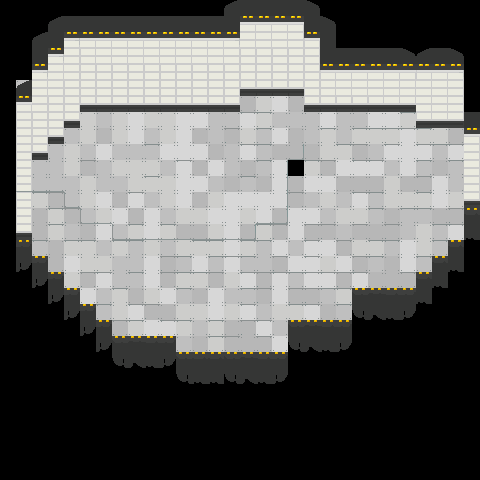

This game map was drawn from its Tiled (.tmx) file and the tilesets committed beside it. A one-line description and the trimmed map source follow:
An orthogonal 30x30 tile map with 16x16 px tiles, 4 tile layers (Suelo, Aire, Paredes, Decoracion), 3 tilesets and 4 objects (2x Left, 2x Spawner).

<map version="1.0" tiledversion="1.1.2" orientation="orthogonal" renderorder="right-down" width="30" height="30" tilewidth="16" tileheight="16" infinite="0" nextobjectid="17">
 <tileset firstgid="1" source="../../tileset/tileset16.tsx" />
 <tileset firstgid="65" source="../../tileset/LabProps.tsx" />
 <tileset firstgid="433" source="../../tileset/city.tsx" />
 <layer name="Suelo" width="30" height="30">
  <data>[900 cells, 397 non-empty, 12 distinct tile ids]</data>
 </layer>
 <layer name="Aire" width="30" height="30">
  <data>[900 cells, 60 non-empty, 9 distinct tile ids]</data>
 </layer>
 <layer name="Paredes" width="30" height="30">
  <data>[900 cells, 172 non-empty, 12 distinct tile ids]</data>
 </layer>
 <layer name="Decoracion" width="30" height="30">
  <data>[900 cells, 21 non-empty, 4 distinct tile ids]</data>
 </layer>
 <objectgroup name="Puertas">
  <object id="9" name="Left" x="16.5" y="159.5" width="16" height="160.5" />
 </objectgroup>
 <objectgroup name="Entradas">
  <object id="16" name="Left" gid="687" x="80" y="212" width="16" height="16" />
 </objectgroup>
 <objectgroup name="Spawners">
  <object id="14" name="Spawner" gid="672" x="222.5" y="171.5" width="16" height="16">
   <properties>
    <property name="Bomber" type="bool" value="true" />
    <property name="Charger" type="bool" value="true" />
    <property name="Gunner" type="bool" value="true" />
    <property name="Stalker" type="bool" value="true" />
    <property name="Turret" type="bool" value="false" />
   </properties>
  </object>
  <object id="15" name="Spawner" gid="672" x="337.5" y="248.5" width="16" height="16">
   <properties>
    <property name="Bomber" type="bool" value="true" />
    <property name="Charger" type="bool" value="true" />
    <property name="Gunner" type="bool" value="true" />
    <property name="Stalker" type="bool" value="true" />
    <property name="Turret" type="bool" value="false" />
   </properties>
  </object>
 </objectgroup>
</map>
